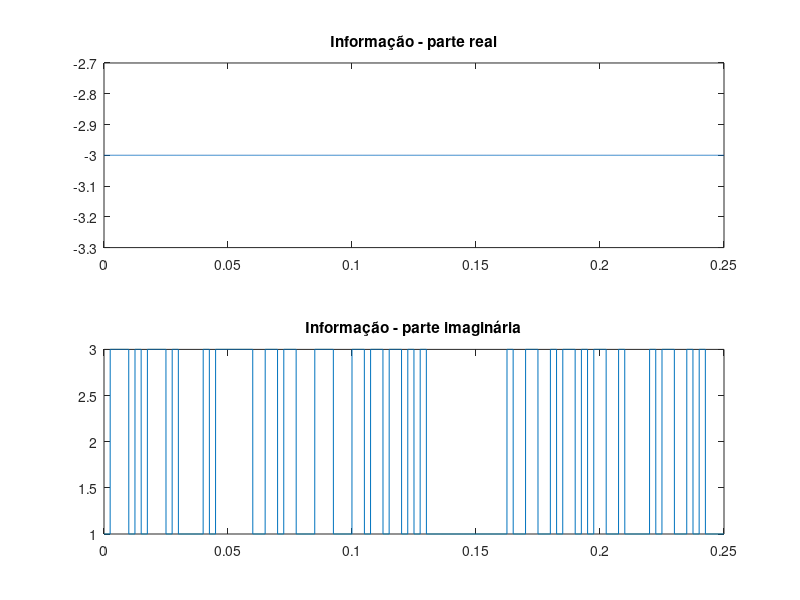
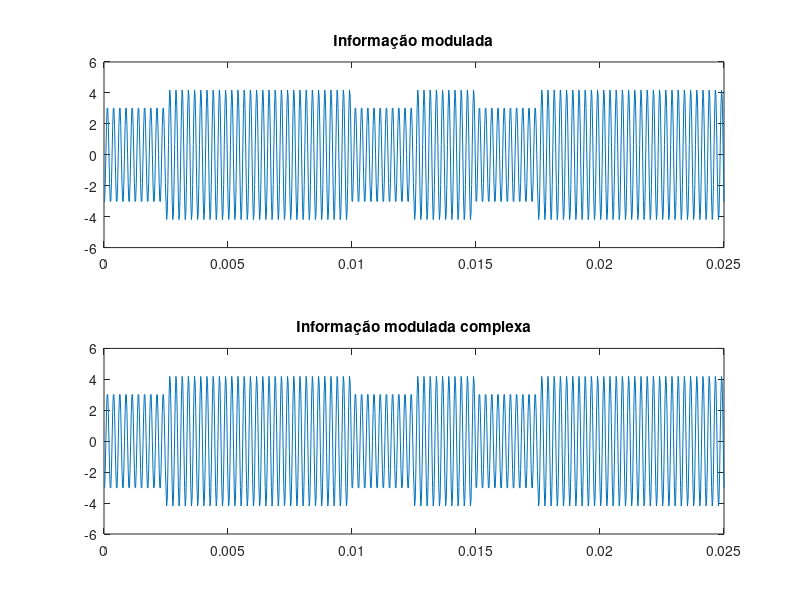
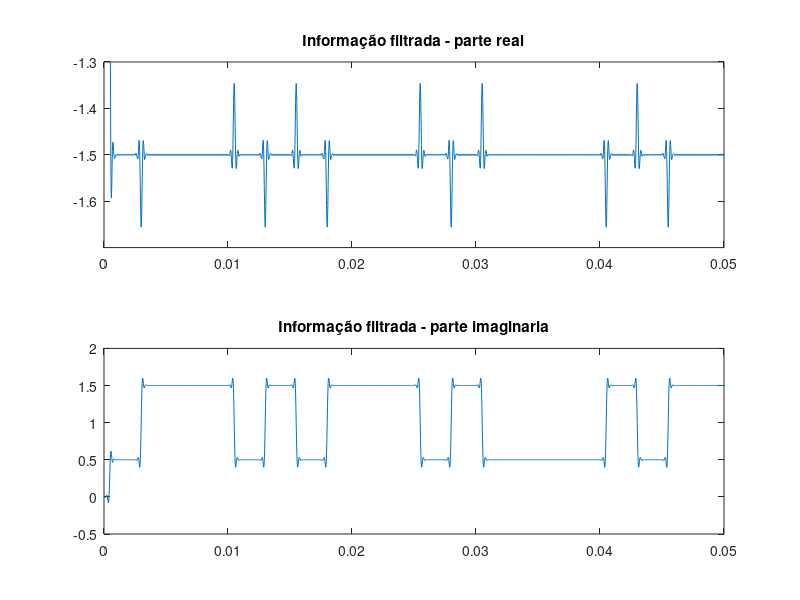
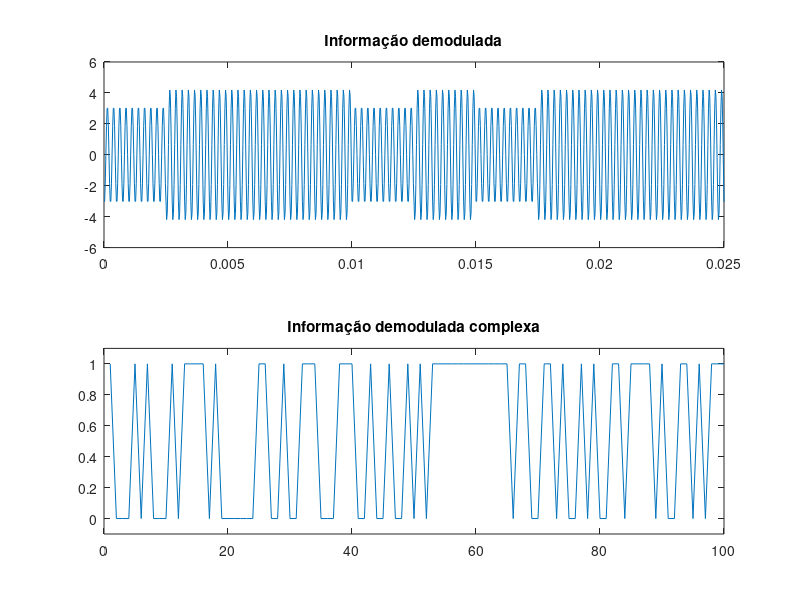

Here is the MATLAB script that generated these plots, in order:

%% 16-QAM

    clear all;
    close all;
    clc;

%% Parâmetros da informação - Modulação
    bits = 10;
    Rb = 1e3;
    up = 100; %comprimento
    fc = 4e3;
    fa = 10*fc;
        
    %Modulador QAM
    k = 4;
    M = 2.^k;
    N = 100;
    
    % Gera e manipula a informação
    info = randi([0 1],1,up);
    
%% Filtro NRZ - Modulação
    filtro_tx = ones(1,up);
    filtro_tx = flip(filtro_tx);% SNR maximizada   
    
%% Modulação QAM - Modulação
    QAM = qammod(info,M);
           
    % Separa parte real e imaginária
    info_real = real(QAM);
    info_imaginaria = imag(QAM);
    
%% Formata o sinal - Modulação
  
    real_filter = filter(filtro_tx,1, upsample(info_real,up));
    imaginario_filter = filter(filtro_tx,1,upsample(info_imaginaria,up));
    
    v = length(real_filter)/fa-(1/fa); t = [0:1/fa:v];
    
    figure(1)
    subplot(211);plot(t,real_filter);title('Informação - parte real');
    subplot(212);plot(t,imaginario_filter);title('Informação - parte imaginária');


%% Portadora - Modulação
    port_real = cos(2*pi*fc*t);
    port_imag = -sin(2*pi*fc*t);
    real_TX = real_filter.*port_real;
    imag_TX = imaginario_filter.*port_imag;
    info_TX = real_TX + imag_TX;
    
    scatterplot(QAM,M);title('Informação modulada');
    
    %Complexa
    QAM_c = filter(filtro_tx,1, upsample(QAM,N));
    QAM_mod = QAM_c.*exp(j*2*pi*fc*t);
    info_TX_c = real(QAM_mod);

    figure(2)
        subplot(211);plot(t,info_TX);title('Informação modulada');xlim([0 0.025]);
        subplot(212);plot(t,info_TX_c);title('Informação modulada complexa');xlim([0 0.025]);
        
%% Portadora - Demodulação
    info_RX = info_TX;

    info_RX_real = info_RX.*port_real;
    info_RX_ima = info_RX.*port_imag;

%% Filtro passa baixa - Demodulação
    Wc = (fc)./(fa/2);
    FPB_fir = fir1(40,Wc,'low'); 
    
    % FPB - parte real
        FPB_real=filter(FPB_fir,1,info_RX_real); 
    % FPB - parte imaginaria
        FPB_imag=filter(FPB_fir,1,info_RX_ima);     

    figure(3);
    subplot(211);plot(t,FPB_real);ylim([-1.7 -1.3]);xlim([0 0.05]);title('Informação filtrada - parte real');
    subplot(212);plot(t,FPB_imag);xlim([0 0.05]);title('Informação filtrada - parte imaginaria');

%% Amostragem do sinal - Demodulação    
    
    real_amos = FPB_real(N:N:end);
    imag_amos = FPB_imag(N:N:end);

    % Formula informação com sinal complexo
    info_complex = real_amos + (j*imag_amos);

%% Demodulação 16-QAM
    
	QAM_demod = qamdemod(info_complex,M);

    % Complexa
    info_RX_c = info_TX_c;
    info_RX_c_real = (info_RX_c.*exp(-1j*2*pi*fc*t))*2;

    % FPB
        FPB_c_real = filter(FPB_fir,1,info_RX_c_real);

    % Amostragem
        real_amos_c = FPB_c_real(N:N:end);
     
    % Demodulacao
        demod_c = qamdemod(real_amos_c,M);
  
    figure(4)
    subplot(211);plot(t,info_RX);title('Informação demodulada');xlim([0 0.025]);
    subplot(212);plot(demod_c);title('Informação demodulada complexa');ylim([-0.1 1.1]);
        
    figure(5);
    subplot(311);plot(info);title('Informação original');xlim([0 50]);ylim([-0.1 1.1]);
    subplot(312);plot(t,info_TX);title('Informação modulada');xlim([0 35e-3]);
    subplot(313);plot(demod_c);title('Informação demodulada');ylim([-0.1 1.1]);xlim([0 50]);
    
    